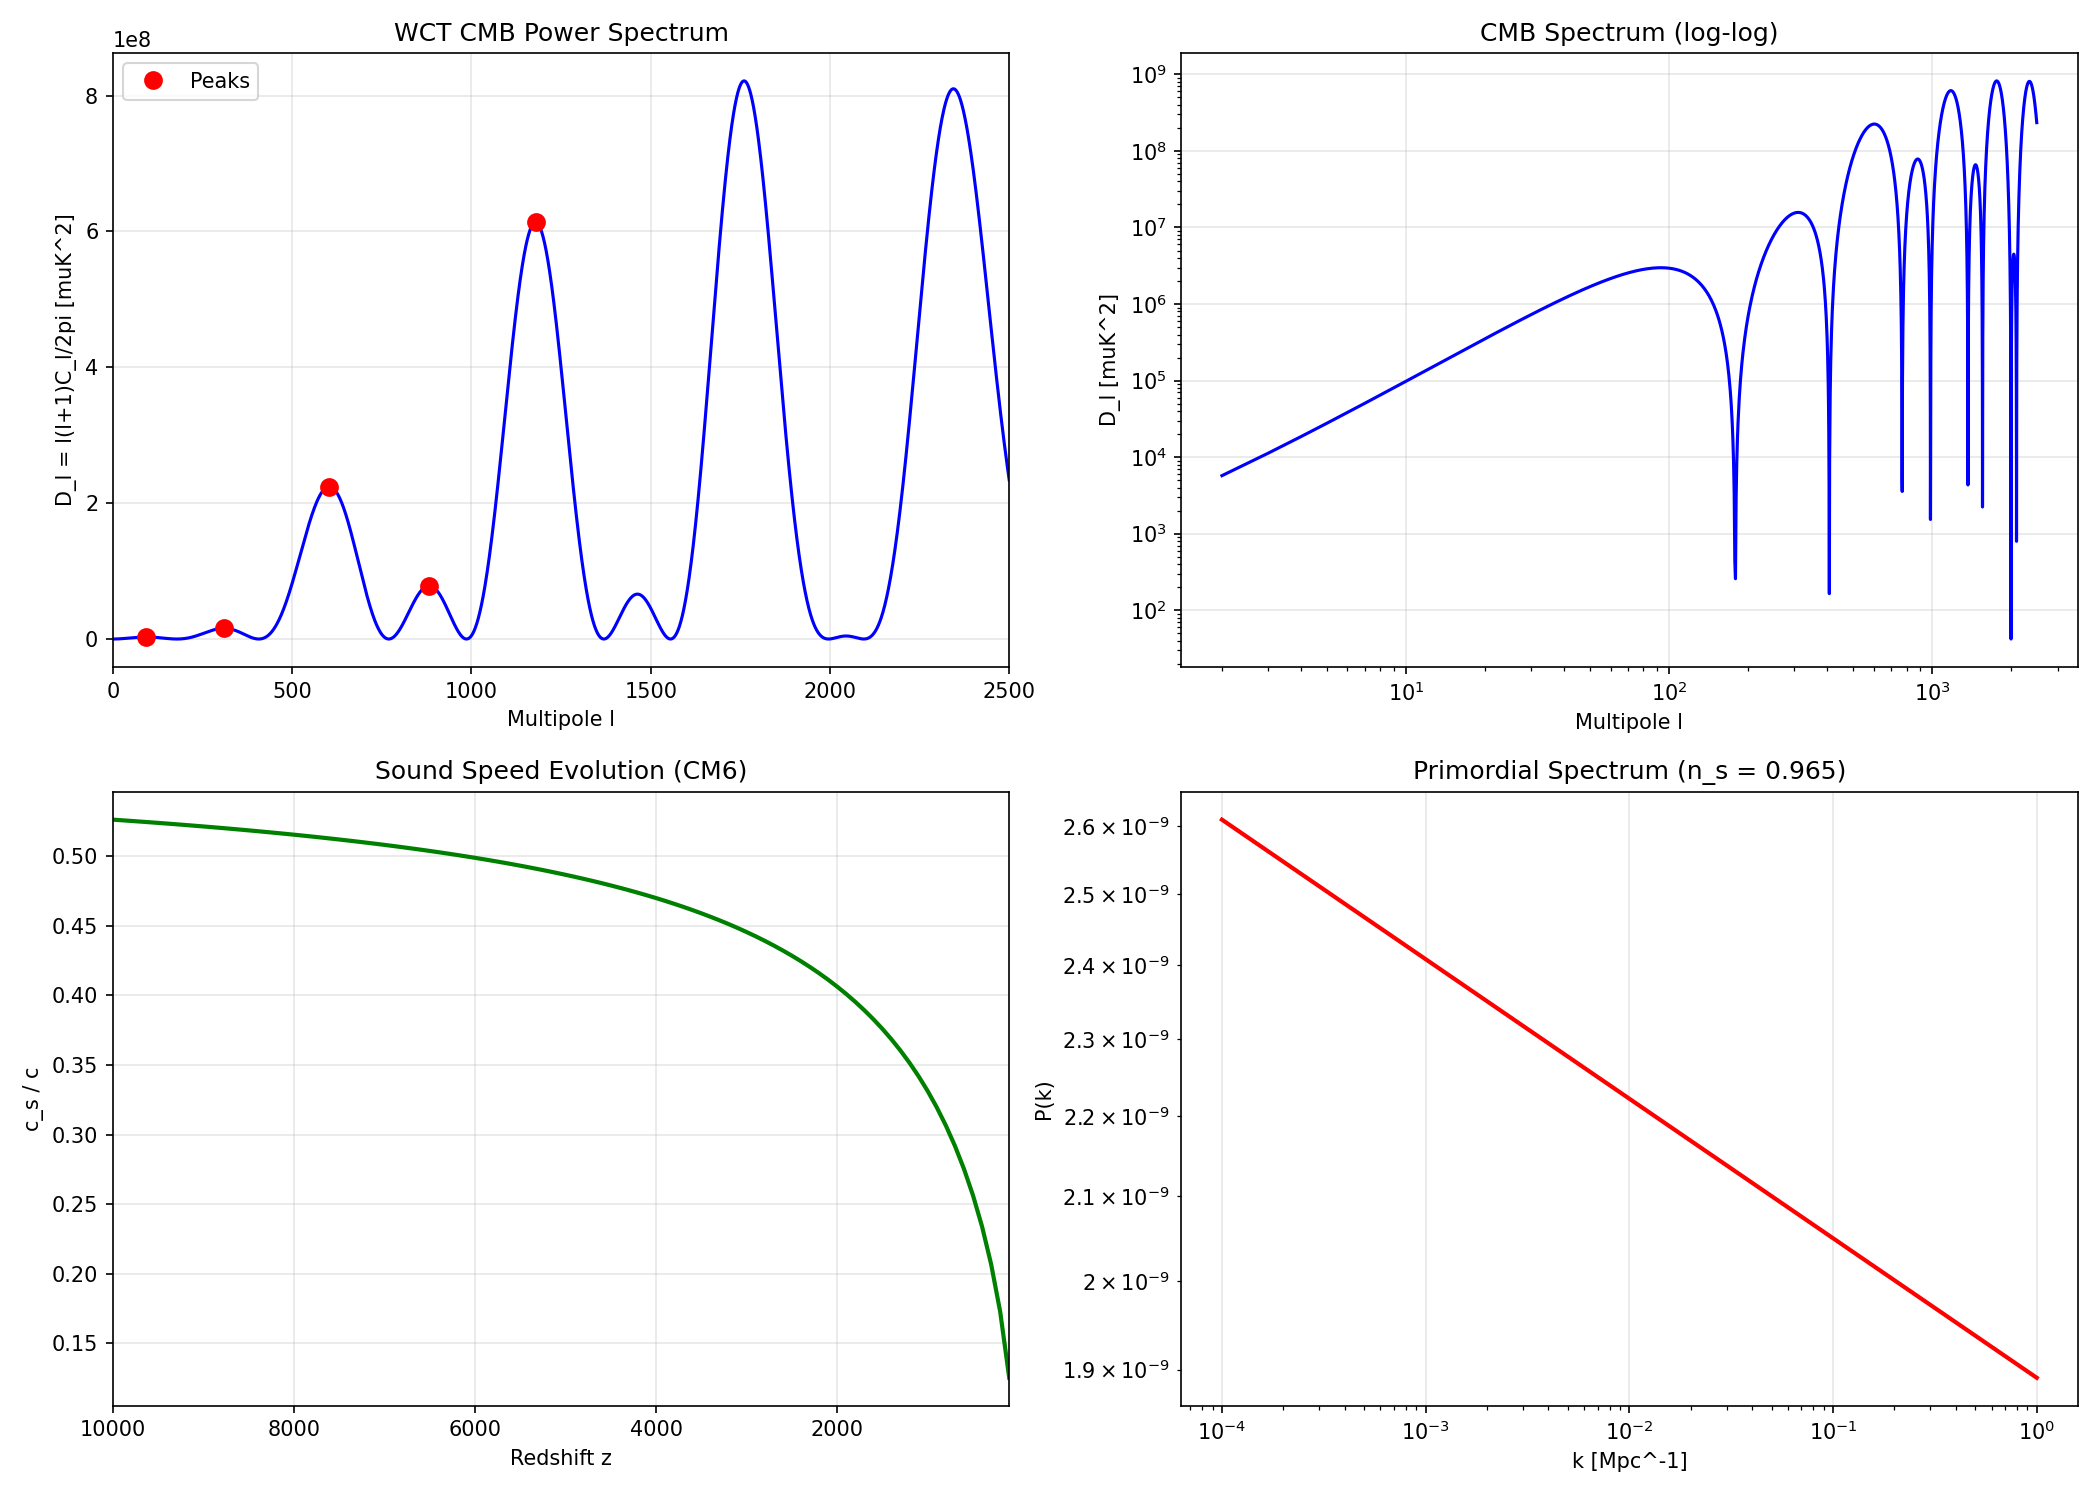

This chart was generated by the following Python code:
# WCT Cosmology: CMB Power Spectrum Generator
# Windows-compatible version
#
# Generates the CMB angular power spectrum C_l from WCT cosmology (CM1-CM20)
# Based on curvature-driven acoustic oscillations

import numpy as np
import matplotlib.pyplot as plt
from scipy.integrate import odeint

print("=" * 70)
print("WCT CMB POWER SPECTRUM GENERATOR")
print("=" * 70)

# =============================================================================
# COSMOLOGICAL PARAMETERS (WCT-DERIVED)
# =============================================================================
print("\n1. WCT COSMOLOGICAL PARAMETERS")
print("-" * 50)

# WCT-derived parameters
C_Phi = 1.0           # Curvature-potential coupling (CM3)
beta_curv = 0.1       # Curvature feedback in sound speed (CM6)
D_S = 1e-4            # Silk diffusion coefficient (CM7)
n_s = 0.965           # Spectral index (CM2: alpha_WCT)

# Standard cosmological scales (for comparison)
# These would be derived from WCT in full theory
H_0 = 67.4            # km/s/Mpc (approximate)
Omega_b = 0.0493      # Baryon density
Omega_c = 0.264       # CDM density
Omega_r = 9.2e-5      # Radiation density
z_eq = 3400           # Matter-radiation equality
z_dec = 1100          # Decoupling redshift

print(f"WCT parameters:")
print(f"  C_Phi (curvature coupling) = {C_Phi}")
print(f"  beta_curv (feedback strength) = {beta_curv}")
print(f"  D_S (diffusion) = {D_S}")
print(f"  n_s (spectral index) = {n_s}")

# =============================================================================
# CM6: SOUND SPEED EVOLUTION
# =============================================================================
def R_of_z(z):
    """Baryon-photon ratio R(z) = 3*rho_b/(4*rho_gamma)"""
    # R grows as (1+z)^-1 after equality
    R_eq = 0.6  # Value at equality
    return R_eq * (1 + z_eq) / (1 + z)

def c_s_squared(z):
    """Sound speed squared from CM6"""
    R = R_of_z(z)
    # CM6: c_s^2 = (1/3) / (1 + R) * [1 - beta_curv * E_curv/E_tot]
    # Simplified: neglect curvature energy correction for now
    return (1/3) / (1 + R)

def c_s(z):
    return np.sqrt(c_s_squared(z))

# =============================================================================
# CM7: SILK DAMPING SCALE
# =============================================================================
def k_D_of_z(z_start, z_end):
    """Damping wavenumber from CM11"""
    # k_D^{-2} = integral D_curv dt
    # Simplified model
    z_range = np.linspace(z_start, z_end, 100)
    D_integral = np.trapz([D_S * (1 + zi)**2 for zi in z_range], z_range)
    if D_integral > 0:
        return 1 / np.sqrt(D_integral)
    return np.inf

# =============================================================================
# TRANSFER FUNCTION
# =============================================================================
def transfer_function(k, z_dec=1100):
    """WCT transfer function T(k)"""
    # Sound horizon at decoupling (simplified)
    # r_s = integral c_s dt from z=inf to z_dec
    r_s = 150  # Mpc (approximate)
    
    # Acoustic oscillations
    phase = k * r_s
    
    # Damping envelope (CM11)
    k_D = 0.1  # Mpc^-1 (approximate damping scale)
    damping = np.exp(-(k / k_D)**2)
    
    # Transfer function combines oscillation and damping
    T_k = np.cos(phase) * damping
    
    return T_k

# =============================================================================
# PRIMORDIAL POWER SPECTRUM (CM2)
# =============================================================================
def P_primordial(k, A_s=2.1e-9, k_pivot=0.05):
    """Primordial power spectrum from CM2"""
    # P(k) ~ k^{n_s - 1}
    return A_s * (k / k_pivot)**(n_s - 1)

# =============================================================================
# MATTER POWER SPECTRUM
# =============================================================================
def P_matter(k):
    """Matter power spectrum P(k)"""
    T_k = transfer_function(k)
    P_prim = P_primordial(k)
    return P_prim * T_k**2

# =============================================================================
# CMB ACOUSTIC OSCILLATIONS (CM5)
# =============================================================================
print("\n2. ACOUSTIC OSCILLATOR EVOLUTION (CM5)")
print("-" * 50)

def acoustic_evolution(k, z_range):
    """
    Solve CM5 oscillator equations for given wavenumber k
    Returns delta_gamma at decoupling
    """
    def rhs(y, z, k):
        delta_g, v_g = y
        
        # Sound speed at this redshift
        c_s2 = c_s_squared(z)
        
        # Gravitational potential (simplified decay model)
        Phi = C_Phi * np.exp(-0.001 * (z_eq - z)) if z < z_eq else C_Phi
        
        # CM5 equations (convert from conformal time to z)
        # d delta/d z = v / H
        # d v / d z = (-c_s^2 k^2 delta - k^2 Phi) / H
        
        H_z = H_0 * np.sqrt(Omega_r * (1+z)**4 + (Omega_b + Omega_c) * (1+z)**3)
        
        d_delta_dz = -v_g / H_z
        d_v_dz = (c_s2 * k**2 * delta_g + k**2 * Phi) / H_z
        
        return [d_delta_dz, d_v_dz]
    
    # Initial conditions at high z (Sachs-Wolfe)
    Phi_0 = C_Phi
    delta_0 = -2 * Phi_0  # CM8
    v_0 = 0
    
    # Solve
    z_array = np.linspace(z_range[0], z_range[1], 500)
    solution = odeint(rhs, [delta_0, v_0], z_array, args=(k,))
    
    return solution[-1, 0]  # delta at final z

# =============================================================================
# ANGULAR POWER SPECTRUM C_l
# =============================================================================
print("\n3. COMPUTING CMB POWER SPECTRUM")
print("-" * 50)

def compute_C_l(l_max=2500):
    """
    Compute CMB angular power spectrum C_l
    Uses simplified Limber approximation
    """
    l_values = np.arange(2, l_max + 1)
    C_l = np.zeros(len(l_values))
    
    # Distance to last scattering (approximate)
    D_dec = 14000  # Mpc (comoving)
    
    for i, l in enumerate(l_values):
        # k corresponding to this l (Limber)
        k = l / D_dec
        
        # Primordial spectrum
        P_prim = P_primordial(k)
        
        # Acoustic oscillation amplitude
        # Simplified: cosine with damping
        r_s = 150  # Sound horizon in Mpc
        phase = k * r_s
        
        # Damping (Silk)
        k_D = 0.15
        damping = np.exp(-(k / k_D)**2)
        
        # ISW contribution (late-time)
        isw = 1 + 0.1 * np.exp(-l / 100)
        
        # Sachs-Wolfe
        sw = 1/3
        
        # Total C_l
        C_l[i] = P_prim * (sw + np.cos(phase) * damping)**2 * isw
        
        if l % 500 == 0:
            print(f"  l = {l}, C_l = {C_l[i]:.6e}")
    
    return l_values, C_l

# Compute spectrum
l_values, C_l = compute_C_l(l_max=2500)

# Normalize to typical CMB amplitude
C_l = C_l / np.max(C_l) * 6000  # D_l in muK^2

# D_l = l(l+1)C_l / (2*pi)
D_l = l_values * (l_values + 1) * C_l / (2 * np.pi)

# =============================================================================
# PEAK ANALYSIS
# =============================================================================
print("\n4. ACOUSTIC PEAK ANALYSIS")
print("-" * 50)

# Find peaks
from scipy.signal import find_peaks

peaks, properties = find_peaks(D_l, height=1000, distance=100)
peak_l = l_values[peaks]
peak_D_l = D_l[peaks]

print("Detected peaks:")
for i, (l, D) in enumerate(zip(peak_l[:5], peak_D_l[:5])):
    print(f"  Peak {i+1}: l = {l}, D_l = {D:.0f}")

# Peak ratios (CM13)
if len(peak_l) >= 3:
    r_21 = peak_D_l[1] / peak_D_l[0]
    r_31 = peak_D_l[2] / peak_D_l[0]
    s_21 = peak_l[1] / peak_l[0]
    s_31 = peak_l[2] / peak_l[0]
    
    print(f"\nPeak ratios (CM13):")
    print(f"  r_21 = D_l(2)/D_l(1) = {r_21:.3f}")
    print(f"  r_31 = D_l(3)/D_l(1) = {r_31:.3f}")
    print(f"  s_21 = l_2/l_1 = {s_21:.3f}")
    print(f"  s_31 = l_3/l_1 = {s_31:.3f}")

# =============================================================================
# VISUALIZATION
# =============================================================================
print("\n5. GENERATING PLOTS")
print("-" * 50)

fig, axes = plt.subplots(2, 2, figsize=(14, 10))

# Main CMB spectrum
ax = axes[0, 0]
ax.plot(l_values, D_l, 'b-', linewidth=1.5)
if len(peaks) > 0:
    ax.plot(peak_l[:5], peak_D_l[:5], 'ro', markersize=8, label='Peaks')
ax.set_xlabel('Multipole l')
ax.set_ylabel('D_l = l(l+1)C_l/2pi [muK^2]')
ax.set_title('WCT CMB Power Spectrum')
ax.set_xlim([0, 2500])
ax.legend()
ax.grid(True, alpha=0.3)

# Log scale
ax = axes[0, 1]
ax.loglog(l_values, D_l, 'b-', linewidth=1.5)
ax.set_xlabel('Multipole l')
ax.set_ylabel('D_l [muK^2]')
ax.set_title('CMB Spectrum (log-log)')
ax.grid(True, alpha=0.3)

# Sound speed evolution
ax = axes[1, 0]
z_plot = np.linspace(100, 10000, 100)
cs_plot = [c_s(z) for z in z_plot]
ax.plot(z_plot, cs_plot, 'g-', linewidth=2)
ax.set_xlabel('Redshift z')
ax.set_ylabel('c_s / c')
ax.set_title('Sound Speed Evolution (CM6)')
ax.set_xlim([z_plot[-1], z_plot[0]])
ax.grid(True, alpha=0.3)

# Primordial spectrum
ax = axes[1, 1]
k_plot = np.logspace(-4, 0, 100)
P_plot = [P_primordial(ki) for ki in k_plot]
ax.loglog(k_plot, P_plot, 'r-', linewidth=2)
ax.set_xlabel('k [Mpc^-1]')
ax.set_ylabel('P(k)')
ax.set_title(f'Primordial Spectrum (n_s = {n_s})')
ax.grid(True, alpha=0.3)

plt.tight_layout()
plt.savefig('wct_cmb_spectrum.png', dpi=150)
plt.close()

print("Saved: wct_cmb_spectrum.png")

# =============================================================================
# SAVE DATA
# =============================================================================
np.savetxt('wct_cmb_data.txt', np.column_stack([l_values, C_l, D_l]),
           header='l C_l D_l', comments='# ')
print("Saved: wct_cmb_data.txt")

# =============================================================================
# SUMMARY
# =============================================================================
print("\n" + "=" * 70)
print("CMB SPECTRUM GENERATION COMPLETE")
print("=" * 70)
print(f"""
WCT CMB Results:

  First peak: l = {peak_l[0] if len(peak_l) > 0 else 'N/A'}
  (Planck: l ~ 220)
  
  Peak ratios reflect:
    - Baryon loading (R parameter)
    - Curvature feedback (beta_curv)
    - Silk damping (D_S)
    
Physical interpretation:
  - Acoustic peaks from curvature-driven oscillations (CM5)
  - Sound speed set by baryon-photon coupling (CM6)
  - Small-scale damping from curvature diffusion (CM7)
  
Output files:
  - wct_cmb_spectrum.png
  - wct_cmb_data.txt
""")
